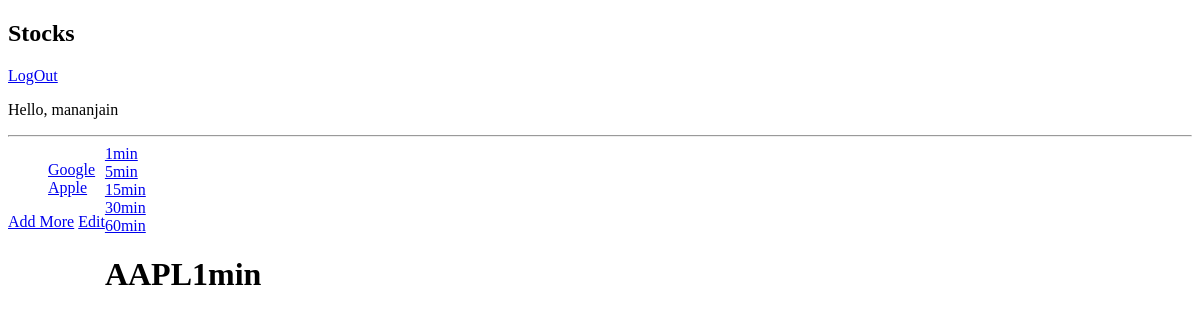
Page /AAPL/1min (signed in) on the earlier database version.
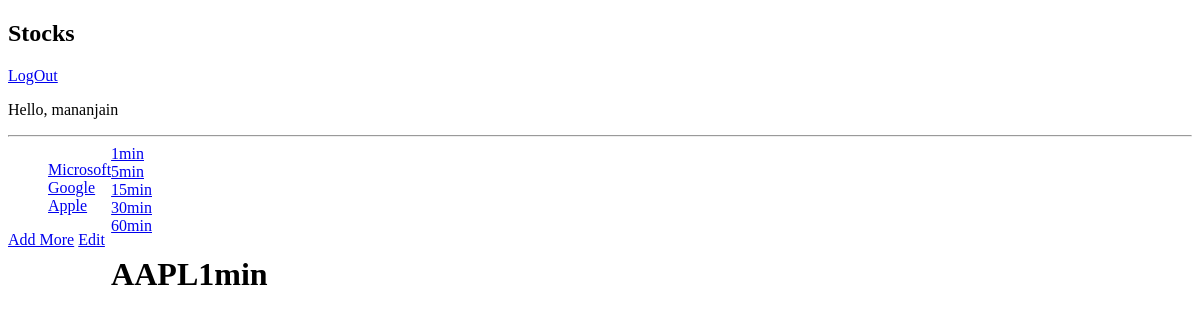
Same page on the later database version.
### stocks_list/models.py (models this page shows, shortened)
class StockList(models.Model):
    name = models.CharField(max_length=50, null=False)
    symbol = models.CharField(max_length=10, null=False)
    user = models.ForeignKey(User, on_delete=models.CASCADE, related_name="stocklist", null=False)

### stocks_list/views.py (the view)
# urls.py: path('<slug:symbol>/<slug:inter>', views.GraphView.as_view(), name='graph')
class GraphView(View):
    def get(self, request, symbol, inter):
        try:
            if data.get(symbol.upper()) is None or data.get(symbol.upper()).get(inter) is None:
                data[symbol][inter] = symbol+inter
                graph = data[symbol][inter]
                context = {
                    'stocks': stocks,
                    'graph': graph,
                    'time_slots': time_slots,
                    'symbol': symbol,
                    'interval_time': inter
                }
                return render(request, 'stocks_list/stockslist.html', context)
            else:
                print("found in dictionary")
                stocks = StockList.objects.filter(user=request.user)
                context = {
                    'stocks': stocks,
                    'graph': data[symbol][inter],
                    'time_slots': time_slots,
                    'symbol': symbol,
                    'interval_time': inter
                }
                return render(request, 'stocks_list/stockslist.html', context)
        except Exception as e:
            print(e)
            return HttpResponseRedirect(reverse('allstocks'))

### stocks_list/templates/stocks_list/stockslist.html (shortened to what this page needs)
{% extends 'stocks/base.html' %}
{% load static %}
{% block stylesheet %}
    <link rel="stylesheet" href="{% static 'stocks_list/stockslist.css' %}">
{% endblock %}
{% block content %}
    <div class="stockslist">
        <div>
            <ul>
                {% for stock in stocks %}
                    <li><a href="{% url 'graph' stock.symbol interval_time %}">{{ stock.name }}</a></li>
                {% endfor %}
            </ul>
            <a href="{% url 'addstock' %}">Add More</a>
            <a href="{% url 'removestock' %}">Edit</a>
        </div>
        <div>
            {% include 'stocks_list/eachstock.html' %}
        </div>
    </div>
{% endblock %}

### templates/stocks/base.html (shortened to what this page needs)
<!DOCTYPE html>
<html lang="en">
<head>
    {% block stylesheet %}{% endblock %}
</head>
<body>
    {% include 'stocks/includes/header.html' %}
    {% block content %}{% endblock %}
</body>
</html>

### templates/stocks/includes/header.html
<nav>
    <h1>Stocks</h1>
    {% if user.is_authenticated %}
        <a href="{% url 'account_logout' %}">LogOut</a>
    {% endif %}
    <p>Hello, {{ user.username }}</p>
    <hr>
</nav>

### stocks_list/templates/stocks_list/eachstock.html
{% if graph %}
    {% for time in time_slots %}
        <nav>
            <a href="{% url 'graph' symbol time %}">{{ time }}</a>
        </nav>
    {% endfor %}
    <h1>{{ graph }}</h1>
{% else %}
    <h1>Graph of {{ symbol }}</h1>
{% endif %}

### stocks_list/static/stocks_list/stockslist.css (style rules this page uses)
.stockslist { display: flex; flex-direction: row; width: 100%; }
ul { list-style: none; }

Differences in the rows shown:
added StockList: name "Microsoft"
